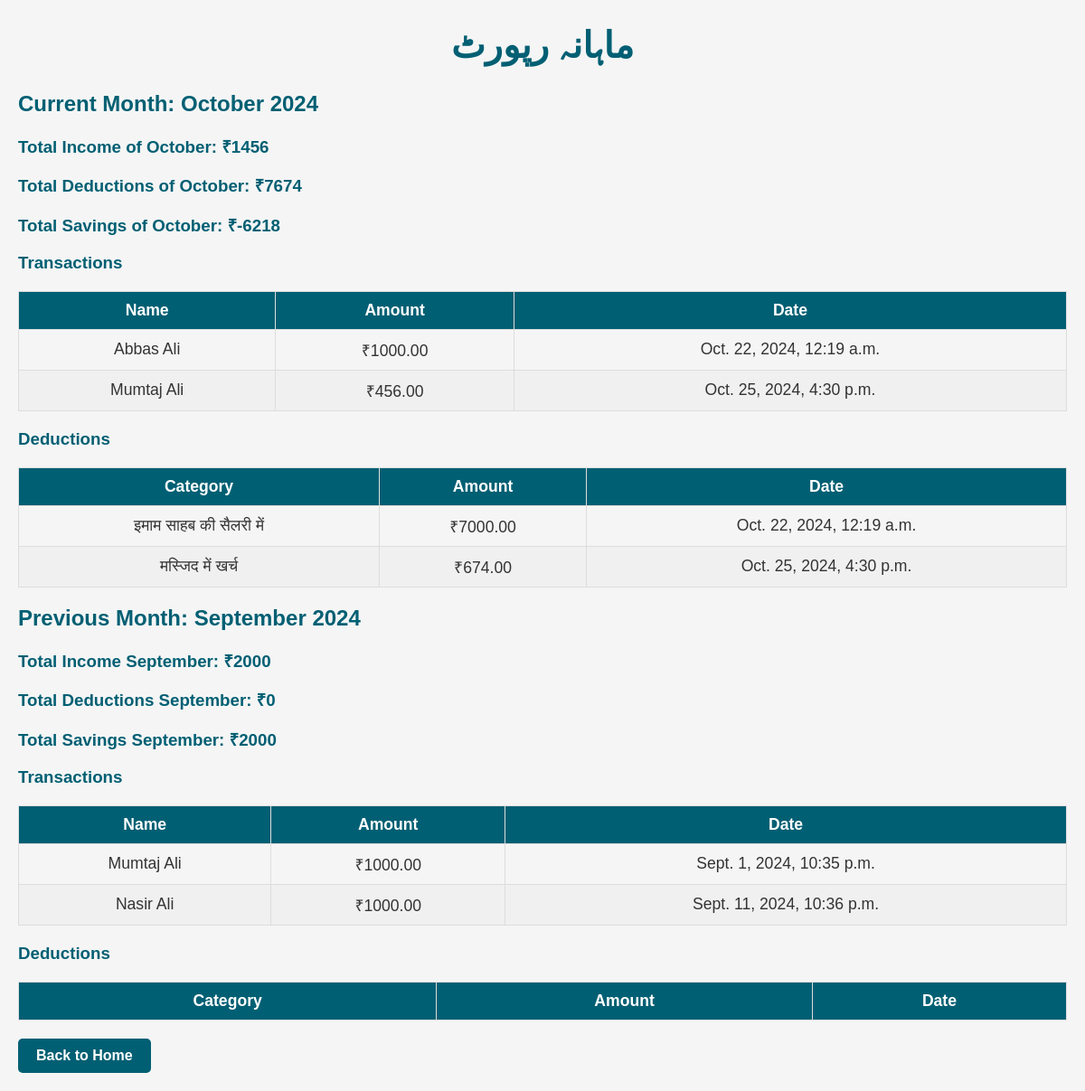
/monthwise-report/, run on an earlier commit of the app's database.
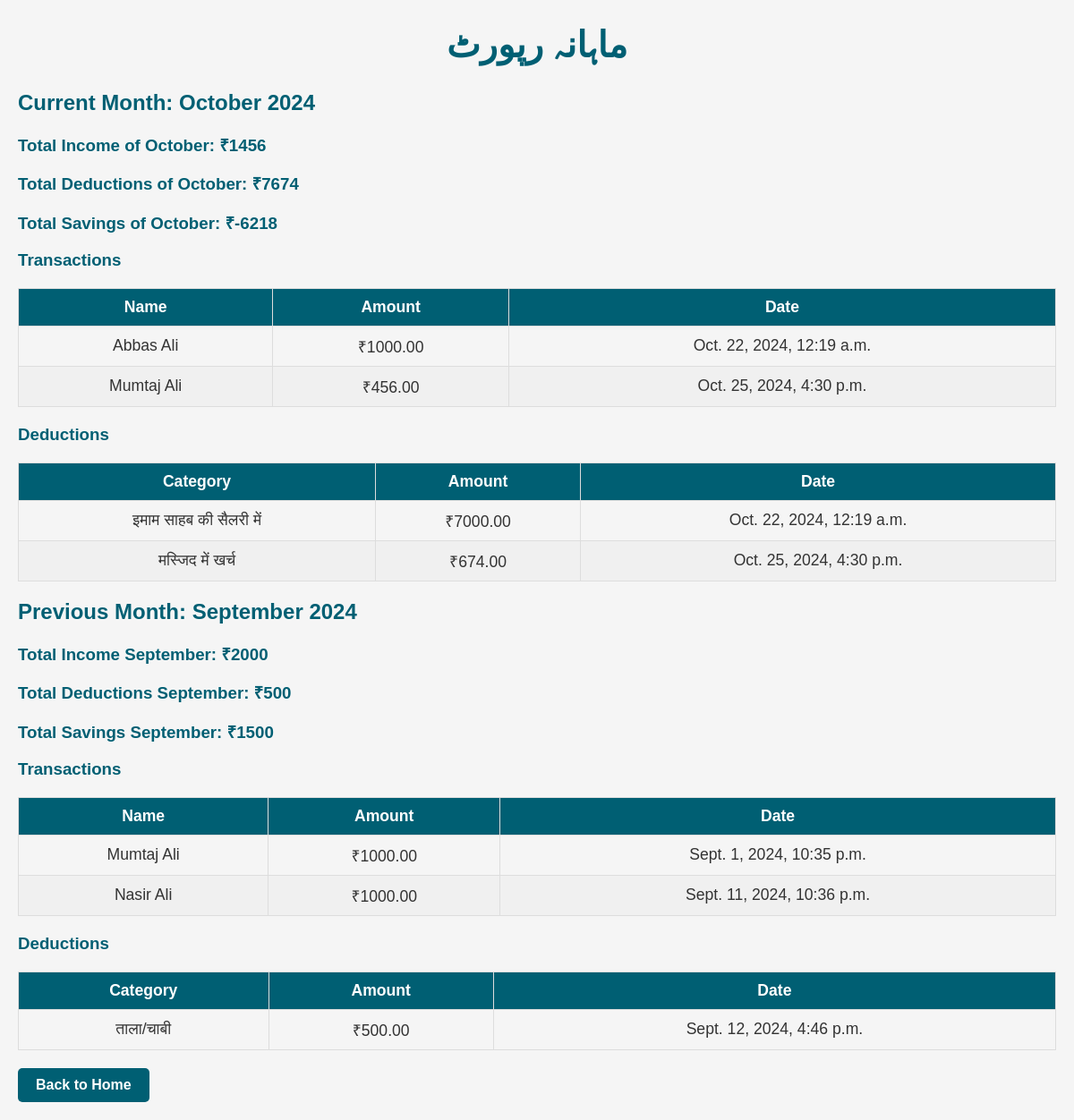
And on a later commit of the database.
### community_fund/models.py (models this page shows, shortened)
class Transaction(models.Model):
    user = models.ForeignKey(User, on_delete=models.CASCADE)
    amount = models.DecimalField(max_digits=10, decimal_places=2)
    date = models.DateTimeField(default=timezone.now)

class User(models.Model):
    name = models.CharField(max_length=100)
    joined_date = models.DateTimeField(default=timezone.now)
    is_active = models.BooleanField(default=True)

class Deduction(models.Model):
    CATEGORY_CHOICES = [
        ('इमाम साहब की सैलरी में', 'इमाम साहब की सैलरी में'),
        ('मस्जिद में खर्च', 'मस्जिद में खर्च'),
        ('बिजली/बल्ब/तार/पंखा', 'बिजली/बल्ब/तार/पंखा'),
        ('साउंड सिस्टम', 'साउंड सिस्टम'),
        ('ईद में सजावट', 'ईद में सजावट'),
        ('कुर्बानी में सजावट', 'कुर्बानी में सजावट'),
        ('चापाकल', 'चापाकल'),
        ('वाइपर खरीदने में', 'वाइपर खरीदने में'),
        ('झाड़ू', 'झाड़ू'),
        ('ताला/चाबी', 'ताला/चाबी'),
        ('लोटा', 'लोटा'),
        ('पेंटिंग', 'पेंटिंग'),
        ('ईंट', 'ईंट'),
        ('गिट्टी', 'गिट्टी'),
        ('बालू', 'बालू'),
        ('सीमेंट', 'सीमेंट'),
        ('छड़', 'छड़'),
        ('मिस्त्री/लेबर', 'मिस्त्री/लेबर'),
        ('टाइल्स', 'टाइल्स'),
    ]
    category = models.CharField(max_length=30, choices=CATEGORY_CHOICES)
    amount = models.DecimalField(max_digits=10, decimal_places=2)
    date = models.DateTimeField(default=timezone.now)

### community_fund/views.py (the view)
# urls.py: path('monthwise-report/', monthwise_report, name='monthwise_report'),
def monthwise_report(request):
    now = timezone.now()
    current_month = now.month
    current_year = now.year
    first_day_of_current_month = datetime.date(current_year, current_month, 1)
    last_day_of_current_month = datetime.date(current_year, current_month, monthrange(current_year, current_month)[1])
    first_day_of_previous_month = datetime.date(current_year, current_month - 1, 1) if current_month > 1 else datetime.date(current_year - 1, 12, 1)
    last_day_of_previous_month = datetime.date(current_year, current_month, 1) - datetime.timedelta(days=1)
    current_month_transactions = Transaction.objects.filter(date__range=[first_day_of_current_month, now])
    current_month_deductions = Deduction.objects.filter(date__range=[first_day_of_current_month, now])
    previous_month_transactions = Transaction.objects.filter(date__range=[first_day_of_previous_month, last_day_of_previous_month])
    previous_month_deductions = Deduction.objects.filter(date__range=[first_day_of_previous_month, last_day_of_previous_month])
    total_income_current = current_month_transactions.aggregate(total=Sum('amount'))['total'] or 0
    total_deductions_current = current_month_deductions.aggregate(total=Sum('amount'))['total'] or 0
    total_savings_current = total_income_current - total_deductions_current
    total_income_previous = previous_month_transactions.aggregate(total=Sum('amount'))['total'] or 0
    total_deductions_previous = previous_month_deductions.aggregate(total=Sum('amount'))['total'] or 0
    total_savings_previous = total_income_previous - total_deductions_previous
    previous_month_data_available = previous_month_transactions.exists() or previous_month_deductions.exists()
    context = {
        'current_month_transactions': current_month_transactions,
        'current_month_deductions': current_month_deductions,
        'total_income_current': total_income_current,
        'total_deductions_current': total_deductions_current,
        'total_savings_current': total_savings_current,
        'previous_month_transactions': previous_month_transactions,
        'previous_month_deductions': previous_month_deductions,
        'total_income_previous': total_income_previous,
        'total_deductions_previous': total_deductions_previous,
        'total_savings_previous': total_savings_previous,
        'current_month_name': now.strftime('%B'),
        'previous_month_name': (now - datetime.timedelta(days=30)).strftime('%B'),  # Approximate for month name
        'year': current_year,
        'previous_month_data_available': previous_month_data_available,
    }
    return render(request, 'monthwise_report.html', context)

### community_fund/templates/monthwise_report.html (shortened to what this page needs)
{% load static %}
<!DOCTYPE html>
<html lang="en">
<head>
</head>
<body>
    <h1>ماہانہ رپورٹ</h1>
    <h2>Current Month: {{ current_month_name }} {{ year }}</h2>
    <h3>Total Income of {{ current_month_name }}: ₹{{ total_income_current }}</h3>
    <h3>Total Deductions of {{ current_month_name }}: ₹{{ total_deductions_current }}</h3>
    <h3>Total Savings of {{ current_month_name }}: ₹{{ total_savings_current }}</h3>
    <h3>Transactions</h3>
    <table>
        <thead>
            <tr>
                <th>Name</th>
                <th>Amount</th>
                <th>Date</th>
            </tr>
        </thead>
        <tbody>
            {% for transaction in current_month_transactions %}
            <tr>
                <td>{{ transaction.user.name }}</td>
                <td>₹{{ transaction.amount }}</td>
                <td>{{ transaction.date }}</td>
            </tr>
            {% endfor %}
        </tbody>
    </table>
    <h3>Deductions</h3>
    <table>
        <thead>
            <tr>
                <th>Category</th>
                <th>Amount</th>
                <th>Date</th>
            </tr>
        </thead>
        <tbody>
            {% for deduction in current_month_deductions %}
            <tr>
                <td>{{ deduction.category }}</td>
                <td>₹{{ deduction.amount }}</td>
                <td>{{ deduction.date }}</td>
            </tr>
            {% endfor %}
        </tbody>
    </table>
    <h2>Previous Month: {{ previous_month_name }} {{ year }}</h2>
    {% if previous_month_data_available %}
        <h3>Total Income {{ previous_month_name }}: ₹{{ total_income_previous }}</h3>
        <h3>Total Deductions {{ previous_month_name }}: ₹{{ total_deductions_previous }}</h3>
        <h3>Total Savings {{ previous_month_name }}: ₹{{ total_savings_previous }}</h3>
        <h3>Transactions</h3>
        <table>
            <thead>
                <tr>
                    <th>Name</th>
                    <th>Amount</th>
                    <th>Date</th>
                </tr>
            </thead>
            <tbody>
                {% for transaction in previous_month_transactions %}
                <tr>
                    <td>{{ transaction.user.name }}</td>
                    <td>₹{{ transaction.amount }}</td>
                    <td>{{ transaction.date }}</td>
                </tr>
                {% endfor %}
            </tbody>
        </table>
        <h3>Deductions</h3>
        <table>
            <thead>
                <tr>
                    <th>Category</th>
                    <th>Amount</th>
                    <th>Date</th>
                </tr>
            </thead>
            <tbody>
                {% for deduction in previous_month_deductions %}
                <tr>
                    <td>{{ deduction.category }}</td>
                    <td>₹{{ deduction.amount }}</td>
                    <td>{{ deduction.date }}</td>
                </tr>
                {% endfor %}
            </tbody>
        </table>
    {% else %}
        <h3>No data available for {{ previous_month_name }} {{ year }}.</h3>
    {% endif %}
    <a href="{% url 'home' %}">Back to Home</a>
</body>
</html>

### community_fund/templates/monthwise_report.html (style rules this page uses)
body { font-family: Arial, sans-serif; margin: 20px; background-color: #f5f5f5; color: #333; }
h1 { text-align: center; font-size: 2.5rem; color: #005f73; }
h2, h3 { color: #005f73; }
table { width: 100%; border-collapse: collapse; margin: 20px 0; }
table thead { background-color: #005f73; color: white; }
table th, table td { padding: 10px; border: 1px solid #ddd; text-align: center; font-size: 1.1rem; }
table tbody tr:nth-child(even) { background-color: #f0f0f0; }
a { display: inline-block; padding: 10px 20px; background-color: #005f73; color: white; text-decoration: none; font-weight: bold; border-radius: 5px; text-align: center; }

What changed in the data, as far as the page shows it:
added Deduction: category "ताला/चाबी", amount "500.00", date "Sept. 12, 2024, 4:46 p.m.", shown under "Deductions"
Also different on the page:
{{ total_deductions_previous }}: "0" → "500"
{{ total_savings_previous }}: "2000" → "1500"
